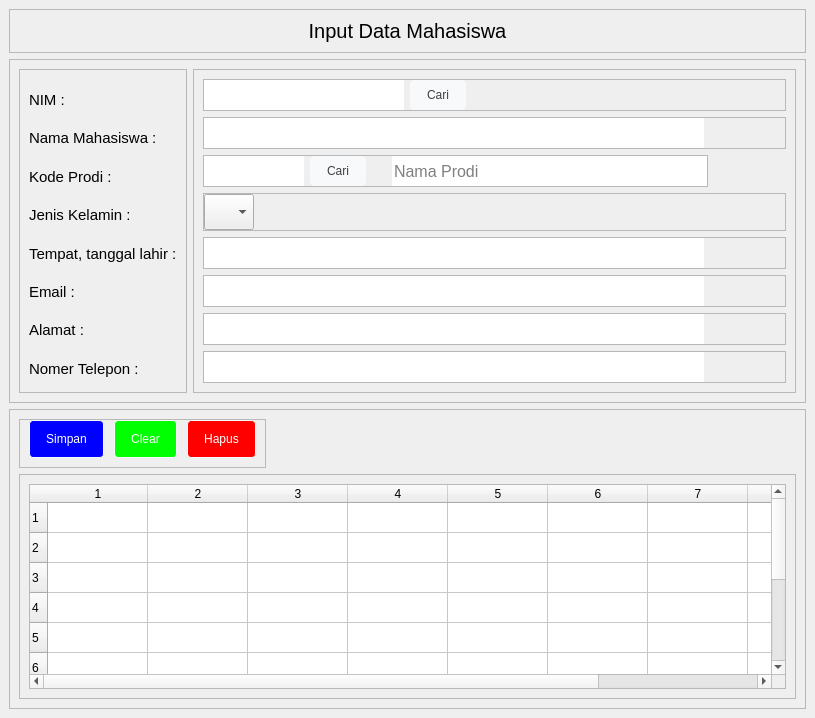
<?xml version="1.0" encoding="UTF-8"?>
<ui version="4.0">
 <class>MainWindow</class>
 <widget class="QMainWindow" name="MainWindow">
  <property name="geometry">
   <rect>
    <x>0</x>
    <y>0</y>
    <width>815</width>
    <height>718</height>
   </rect>
  </property>
  <property name="windowTitle">
   <string>MainWindow</string>
  </property>
  <property name="styleSheet">
   <string notr="true">QLineEdit, QDateEdit {
	border: none;
}

QLineEdit,QComboBox {
height: 30px;
}

QPushButton {
  background-color: #f8f9fa;
  border: 1px solid #f8f9fa;
  border-radius: 4px;
  color: #3c4043;
  height: 36px;
  line-height: 27px;
  min-width: 10px;
  padding: 0 16px;
  text-align: center;
  white-space: pre;
}

QPushButton:hover {
  border-color: #4285f4;
  outline: none;
}

#btnSimpan{
	color: rgb(255, 255, 255);
	background-color: rgb(0, 0, 255);
}

#btnClear{
	color: rgb(255, 255, 255);
	background-color: rgb(0, 255, 0);
}

#btnHapus{
	color: rgb(255, 255, 255);
	background-color: rgb(255, 0, 0);
}</string>
  </property>
  <widget class="QWidget" name="centralwidget">
   <property name="sizePolicy">
    <sizepolicy hsizetype="Expanding" vsizetype="Expanding">
     <horstretch>0</horstretch>
     <verstretch>0</verstretch>
    </sizepolicy>
   </property>
   <property name="minimumSize">
    <size>
     <width>480</width>
     <height>480</height>
    </size>
   </property>
   <layout class="QVBoxLayout" name="verticalLayout">
    <item>
     <widget class="QFrame" name="frame">
      <property name="sizePolicy">
       <sizepolicy hsizetype="Preferred" vsizetype="Fixed">
        <horstretch>0</horstretch>
        <verstretch>0</verstretch>
       </sizepolicy>
      </property>
      <property name="frameShape">
       <enum>QFrame::StyledPanel</enum>
      </property>
      <property name="frameShadow">
       <enum>QFrame::Raised</enum>
      </property>
      <layout class="QHBoxLayout" name="horizontalLayout">
       <item alignment="Qt::AlignTop">
        <widget class="QLabel" name="label">
         <property name="font">
          <font>
           <pointsize>15</pointsize>
          </font>
         </property>
         <property name="text">
          <string>Input Data Mahasiswa</string>
         </property>
         <property name="alignment">
          <set>Qt::AlignCenter</set>
         </property>
        </widget>
       </item>
      </layout>
     </widget>
    </item>
    <item>
     <widget class="QFrame" name="frame_2">
      <property name="sizePolicy">
       <sizepolicy hsizetype="Expanding" vsizetype="Preferred">
        <horstretch>0</horstretch>
        <verstretch>0</verstretch>
       </sizepolicy>
      </property>
      <property name="frameShape">
       <enum>QFrame::StyledPanel</enum>
      </property>
      <property name="frameShadow">
       <enum>QFrame::Raised</enum>
      </property>
      <layout class="QHBoxLayout" name="horizontalLayout_2">
       <item alignment="Qt::AlignLeft">
        <widget class="QFrame" name="frame_4">
         <property name="font">
          <font>
           <family>Segoe UI Symbol</family>
           <pointsize>9</pointsize>
          </font>
         </property>
         <property name="frameShape">
          <enum>QFrame::StyledPanel</enum>
         </property>
         <property name="frameShadow">
          <enum>QFrame::Raised</enum>
         </property>
         <layout class="QVBoxLayout" name="verticalLayout_2">
          <property name="spacing">
           <number>9</number>
          </property>
          <property name="topMargin">
           <number>15</number>
          </property>
          <item>
           <widget class="QLabel" name="label_2">
            <property name="font">
             <font>
              <pointsize>11</pointsize>
             </font>
            </property>
            <property name="text">
             <string>NIM :</string>
            </property>
           </widget>
          </item>
          <item>
           <widget class="QLabel" name="label_3">
            <property name="font">
             <font>
              <pointsize>11</pointsize>
             </font>
            </property>
            <property name="text">
             <string>Nama Mahasiswa :</string>
            </property>
           </widget>
          </item>
          <item>
           <widget class="QLabel" name="label_4">
            <property name="font">
             <font>
              <pointsize>11</pointsize>
             </font>
            </property>
            <property name="text">
             <string>Kode Prodi :</string>
            </property>
           </widget>
          </item>
          <item>
           <widget class="QLabel" name="label_5">
            <property name="font">
             <font>
              <pointsize>11</pointsize>
             </font>
            </property>
            <property name="text">
             <string>Jenis Kelamin :</string>
            </property>
           </widget>
          </item>
          <item>
           <widget class="QLabel" name="label_6">
            <property name="font">
             <font>
              <pointsize>11</pointsize>
             </font>
            </property>
            <property name="text">
             <string>Tempat, tanggal lahir :</string>
            </property>
           </widget>
          </item>
          <item>
           <widget class="QLabel" name="label_8">
            <property name="font">
             <font>
              <pointsize>11</pointsize>
             </font>
            </property>
            <property name="text">
             <string>Email :</string>
            </property>
           </widget>
          </item>
          <item>
           <widget class="QLabel" name="label_7">
            <property name="font">
             <font>
              <pointsize>11</pointsize>
             </font>
            </property>
            <property name="text">
             <string>Alamat :</string>
            </property>
           </widget>
          </item>
          <item>
           <widget class="QLabel" name="label_9">
            <property name="font">
             <font>
              <pointsize>11</pointsize>
             </font>
            </property>
            <property name="text">
             <string>Nomer Telepon :</string>
            </property>
           </widget>
          </item>
         </layout>
        </widget>
       </item>
       <item>
        <widget class="QFrame" name="frame_5">
         <property name="sizePolicy">
          <sizepolicy hsizetype="Expanding" vsizetype="Preferred">
           <horstretch>0</horstretch>
           <verstretch>0</verstretch>
          </sizepolicy>
         </property>
         <property name="frameShape">
          <enum>QFrame::StyledPanel</enum>
         </property>
         <property name="frameShadow">
          <enum>QFrame::Raised</enum>
         </property>
         <layout class="QVBoxLayout" name="verticalLayout_3">
          <item>
           <widget class="QFrame" name="frame_6">
            <property name="sizePolicy">
             <sizepolicy hsizetype="Preferred" vsizetype="Preferred">
              <horstretch>0</horstretch>
              <verstretch>0</verstretch>
             </sizepolicy>
            </property>
            <property name="minimumSize">
             <size>
              <width>0</width>
              <height>0</height>
             </size>
            </property>
            <property name="frameShape">
             <enum>QFrame::StyledPanel</enum>
            </property>
            <property name="frameShadow">
             <enum>QFrame::Raised</enum>
            </property>
            <layout class="QHBoxLayout" name="horizontalLayout_3">
             <property name="leftMargin">
              <number>0</number>
             </property>
             <property name="topMargin">
              <number>0</number>
             </property>
             <property name="rightMargin">
              <number>0</number>
             </property>
             <property name="bottomMargin">
              <number>0</number>
             </property>
             <item>
              <widget class="QLineEdit" name="txtNim">
               <property name="minimumSize">
                <size>
                 <width>200</width>
                 <height>0</height>
                </size>
               </property>
               <property name="maximumSize">
                <size>
                 <width>200</width>
                 <height>16777215</height>
                </size>
               </property>
               <property name="font">
                <font>
                 <pointsize>12</pointsize>
                </font>
               </property>
              </widget>
             </item>
             <item alignment="Qt::AlignLeft">
              <widget class="QPushButton" name="btnCari">
               <property name="minimumSize">
                <size>
                 <width>44</width>
                 <height>10</height>
                </size>
               </property>
               <property name="maximumSize">
                <size>
                 <width>16777215</width>
                 <height>30</height>
                </size>
               </property>
               <property name="text">
                <string>Cari</string>
               </property>
              </widget>
             </item>
            </layout>
           </widget>
          </item>
          <item>
           <widget class="QFrame" name="frame_7">
            <property name="frameShape">
             <enum>QFrame::StyledPanel</enum>
            </property>
            <property name="frameShadow">
             <enum>QFrame::Raised</enum>
            </property>
            <layout class="QVBoxLayout" name="verticalLayout_6">
             <property name="spacing">
              <number>0</number>
             </property>
             <property name="leftMargin">
              <number>0</number>
             </property>
             <property name="topMargin">
              <number>0</number>
             </property>
             <property name="rightMargin">
              <number>0</number>
             </property>
             <property name="bottomMargin">
              <number>0</number>
             </property>
             <item>
              <widget class="QLineEdit" name="txtNama">
               <property name="minimumSize">
                <size>
                 <width>300</width>
                 <height>0</height>
                </size>
               </property>
               <property name="maximumSize">
                <size>
                 <width>500</width>
                 <height>16777215</height>
                </size>
               </property>
               <property name="font">
                <font>
                 <pointsize>12</pointsize>
                </font>
               </property>
              </widget>
             </item>
            </layout>
           </widget>
          </item>
          <item alignment="Qt::AlignLeft">
           <widget class="QFrame" name="frame_8">
            <property name="frameShape">
             <enum>QFrame::StyledPanel</enum>
            </property>
            <property name="frameShadow">
             <enum>QFrame::Raised</enum>
            </property>
            <layout class="QHBoxLayout" name="horizontalLayout_5">
             <property name="leftMargin">
              <number>0</number>
             </property>
             <property name="topMargin">
              <number>0</number>
             </property>
             <property name="rightMargin">
              <number>0</number>
             </property>
             <property name="bottomMargin">
              <number>0</number>
             </property>
             <item>
              <widget class="QLineEdit" name="txtKodeProdi">
               <property name="minimumSize">
                <size>
                 <width>100</width>
                 <height>0</height>
                </size>
               </property>
               <property name="maximumSize">
                <size>
                 <width>100</width>
                 <height>16777215</height>
                </size>
               </property>
               <property name="font">
                <font>
                 <pointsize>12</pointsize>
                </font>
               </property>
              </widget>
             </item>
             <item alignment="Qt::AlignLeft">
              <widget class="QPushButton" name="btnCariProdi">
               <property name="minimumSize">
                <size>
                 <width>44</width>
                 <height>30</height>
                </size>
               </property>
               <property name="maximumSize">
                <size>
                 <width>16777215</width>
                 <height>30</height>
                </size>
               </property>
               <property name="text">
                <string>Cari</string>
               </property>
              </widget>
             </item>
             <item alignment="Qt::AlignLeft|Qt::AlignVCenter">
              <widget class="QLineEdit" name="txtProdi">
               <property name="enabled">
                <bool>false</bool>
               </property>
               <property name="sizePolicy">
                <sizepolicy hsizetype="Preferred" vsizetype="Fixed">
                 <horstretch>0</horstretch>
                 <verstretch>0</verstretch>
                </sizepolicy>
               </property>
               <property name="minimumSize">
                <size>
                 <width>335</width>
                 <height>0</height>
                </size>
               </property>
               <property name="maximumSize">
                <size>
                 <width>300</width>
                 <height>16777215</height>
                </size>
               </property>
               <property name="font">
                <font>
                 <pointsize>12</pointsize>
                </font>
               </property>
               <property name="styleSheet">
                <string notr="true">#txtProdi {
	margin-left:20px;
}</string>
               </property>
               <property name="placeholderText">
                <string>Nama Prodi</string>
               </property>
              </widget>
             </item>
            </layout>
           </widget>
          </item>
          <item>
           <widget class="QFrame" name="frame_9">
            <property name="frameShape">
             <enum>QFrame::StyledPanel</enum>
            </property>
            <property name="frameShadow">
             <enum>QFrame::Raised</enum>
            </property>
            <layout class="QVBoxLayout" name="verticalLayout_5">
             <property name="leftMargin">
              <number>0</number>
             </property>
             <property name="topMargin">
              <number>0</number>
             </property>
             <property name="rightMargin">
              <number>0</number>
             </property>
             <property name="bottomMargin">
              <number>0</number>
             </property>
             <item>
              <widget class="QComboBox" name="cboJk">
               <property name="sizePolicy">
                <sizepolicy hsizetype="Expanding" vsizetype="Fixed">
                 <horstretch>0</horstretch>
                 <verstretch>0</verstretch>
                </sizepolicy>
               </property>
               <property name="minimumSize">
                <size>
                 <width>50</width>
                 <height>0</height>
                </size>
               </property>
               <property name="maximumSize">
                <size>
                 <width>50</width>
                 <height>16777215</height>
                </size>
               </property>
               <property name="font">
                <font>
                 <pointsize>12</pointsize>
                </font>
               </property>
               <item>
                <property name="text">
                 <string/>
                </property>
               </item>
               <item>
                <property name="text">
                 <string>L</string>
                </property>
               </item>
               <item>
                <property name="text">
                 <string>P</string>
                </property>
               </item>
              </widget>
             </item>
            </layout>
           </widget>
          </item>
          <item>
           <widget class="QFrame" name="frame_10">
            <property name="frameShape">
             <enum>QFrame::StyledPanel</enum>
            </property>
            <property name="frameShadow">
             <enum>QFrame::Raised</enum>
            </property>
            <layout class="QVBoxLayout" name="verticalLayout_7">
             <property name="spacing">
              <number>0</number>
             </property>
             <property name="leftMargin">
              <number>0</number>
             </property>
             <property name="topMargin">
              <number>0</number>
             </property>
             <property name="rightMargin">
              <number>0</number>
             </property>
             <property name="bottomMargin">
              <number>0</number>
             </property>
             <item>
              <widget class="QLineEdit" name="txtTtl">
               <property name="minimumSize">
                <size>
                 <width>300</width>
                 <height>0</height>
                </size>
               </property>
               <property name="maximumSize">
                <size>
                 <width>500</width>
                 <height>16777215</height>
                </size>
               </property>
               <property name="font">
                <font>
                 <pointsize>12</pointsize>
                </font>
               </property>
               <property name="placeholderText">
                <string/>
               </property>
              </widget>
             </item>
            </layout>
           </widget>
          </item>
          <item>
           <widget class="QFrame" name="frame_12">
            <property name="frameShape">
             <enum>QFrame::StyledPanel</enum>
            </property>
            <property name="frameShadow">
             <enum>QFrame::Raised</enum>
            </property>
            <layout class="QVBoxLayout" name="verticalLayout_8">
             <property name="spacing">
              <number>0</number>
             </property>
             <property name="leftMargin">
              <number>0</number>
             </property>
             <property name="topMargin">
              <number>0</number>
             </property>
             <property name="rightMargin">
              <number>0</number>
             </property>
             <property name="bottomMargin">
              <number>0</number>
             </property>
             <item>
              <widget class="QLineEdit" name="txtEmail">
               <property name="minimumSize">
                <size>
                 <width>300</width>
                 <height>0</height>
                </size>
               </property>
               <property name="maximumSize">
                <size>
                 <width>500</width>
                 <height>16777215</height>
                </size>
               </property>
               <property name="font">
                <font>
                 <pointsize>12</pointsize>
                </font>
               </property>
              </widget>
             </item>
            </layout>
           </widget>
          </item>
          <item>
           <widget class="QFrame" name="frame_11">
            <property name="frameShape">
             <enum>QFrame::StyledPanel</enum>
            </property>
            <property name="frameShadow">
             <enum>QFrame::Raised</enum>
            </property>
            <layout class="QVBoxLayout" name="verticalLayout_9">
             <property name="spacing">
              <number>0</number>
             </property>
             <property name="leftMargin">
              <number>0</number>
             </property>
             <property name="topMargin">
              <number>0</number>
             </property>
             <property name="rightMargin">
              <number>0</number>
             </property>
             <property name="bottomMargin">
              <number>0</number>
             </property>
             <item>
              <widget class="QLineEdit" name="txtAlamat">
               <property name="minimumSize">
                <size>
                 <width>300</width>
                 <height>0</height>
                </size>
               </property>
               <property name="maximumSize">
                <size>
                 <width>500</width>
                 <height>16777215</height>
                </size>
               </property>
               <property name="font">
                <font>
                 <pointsize>12</pointsize>
                </font>
               </property>
              </widget>
             </item>
            </layout>
           </widget>
          </item>
          <item>
           <widget class="QFrame" name="frame_13">
            <property name="frameShape">
             <enum>QFrame::StyledPanel</enum>
            </property>
            <property name="frameShadow">
             <enum>QFrame::Raised</enum>
            </property>
            <layout class="QVBoxLayout" name="verticalLayout_10">
             <property name="spacing">
              <number>0</number>
             </property>
             <property name="leftMargin">
              <number>0</number>
             </property>
             <property name="topMargin">
              <number>0</number>
             </property>
             <property name="rightMargin">
              <number>0</number>
             </property>
             <property name="bottomMargin">
              <number>0</number>
             </property>
             <item>
              <widget class="QLineEdit" name="txtTelepon">
               <property name="minimumSize">
                <size>
                 <width>300</width>
                 <height>0</height>
                </size>
               </property>
               <property name="maximumSize">
                <size>
                 <width>500</width>
                 <height>16777215</height>
                </size>
               </property>
               <property name="font">
                <font>
                 <pointsize>12</pointsize>
                </font>
               </property>
              </widget>
             </item>
            </layout>
           </widget>
          </item>
         </layout>
        </widget>
       </item>
      </layout>
     </widget>
    </item>
    <item>
     <widget class="QFrame" name="frame_3">
      <property name="frameShape">
       <enum>QFrame::StyledPanel</enum>
      </property>
      <property name="frameShadow">
       <enum>QFrame::Raised</enum>
      </property>
      <layout class="QVBoxLayout" name="verticalLayout_11">
       <item alignment="Qt::AlignLeft">
        <widget class="QFrame" name="frame_14">
         <property name="frameShape">
          <enum>QFrame::StyledPanel</enum>
         </property>
         <property name="frameShadow">
          <enum>QFrame::Raised</enum>
         </property>
         <layout class="QHBoxLayout" name="horizontalLayout_4">
          <property name="spacing">
           <number>10</number>
          </property>
          <property name="topMargin">
           <number>0</number>
          </property>
          <item>
           <widget class="QPushButton" name="btnSimpan">
            <property name="minimumSize">
             <size>
              <width>10</width>
              <height>0</height>
             </size>
            </property>
            <property name="maximumSize">
             <size>
              <width>75</width>
              <height>16777215</height>
             </size>
            </property>
            <property name="text">
             <string>Simpan</string>
            </property>
           </widget>
          </item>
          <item>
           <widget class="QPushButton" name="btnClear">
            <property name="minimumSize">
             <size>
              <width>75</width>
              <height>0</height>
             </size>
            </property>
            <property name="text">
             <string>Clear</string>
            </property>
           </widget>
          </item>
          <item>
           <widget class="QPushButton" name="btnHapus">
            <property name="minimumSize">
             <size>
              <width>75</width>
              <height>0</height>
             </size>
            </property>
            <property name="text">
             <string>Hapus</string>
            </property>
           </widget>
          </item>
         </layout>
        </widget>
       </item>
       <item>
        <widget class="QFrame" name="frame_15">
         <property name="frameShape">
          <enum>QFrame::StyledPanel</enum>
         </property>
         <property name="frameShadow">
          <enum>QFrame::Raised</enum>
         </property>
         <layout class="QVBoxLayout" name="verticalLayout_12">
          <item>
           <widget class="QTableWidget" name="gridMahasiswa">
            <property name="sizePolicy">
             <sizepolicy hsizetype="Expanding" vsizetype="Expanding">
              <horstretch>0</horstretch>
              <verstretch>0</verstretch>
             </sizepolicy>
            </property>
            <property name="rowCount">
             <number>10</number>
            </property>
            <property name="columnCount">
             <number>9</number>
            </property>
            <row/>
            <row/>
            <row/>
            <row/>
            <row/>
            <row/>
            <row/>
            <row/>
            <row/>
            <row/>
            <column/>
            <column/>
            <column/>
            <column/>
            <column/>
            <column/>
            <column/>
            <column/>
            <column/>
           </widget>
          </item>
         </layout>
        </widget>
       </item>
      </layout>
     </widget>
    </item>
   </layout>
  </widget>
 </widget>
 <resources/>
 <connections/>
</ui>
